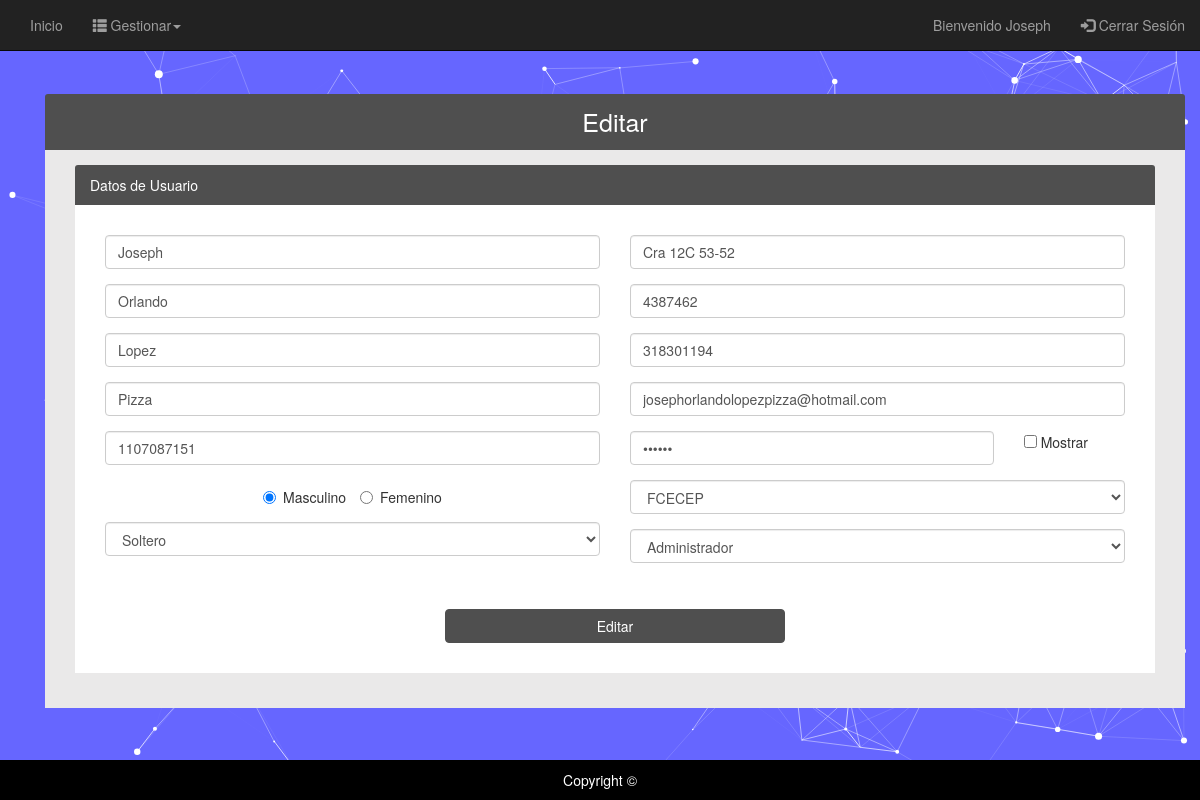
The app's page /User/Edit/edit/1 (signed in) with its own data.
### tables this page shows
CREATE TABLE `persona` (
  `id_persona` int(11) NOT NULL,
  `nom_persona` varchar(50) NOT NULL,
  `nom1_persona` varchar(50) DEFAULT NULL,
  `ape_persona` varchar(50) NOT NULL,
  `ape1_persona` varchar(50) DEFAULT NULL,
  `doc_persona` varchar(10) NOT NULL,
  `gen_persona` varchar(10) NOT NULL,
  `est_persona` varchar(20) NOT NULL,
  `dir_persona` varchar(50) NOT NULL,
  `tel_persona` varchar(11) DEFAULT NULL,
  `cel_persona` varchar(11) NOT NULL,
  `email_persona` varchar(50) NOT NULL,
  `pass_persona` varchar(30) NOT NULL,
  `id_instituto` int(11) NOT NULL,
  `id_rol` int(11) NOT NULL
);

### Library/Views.php (called while the page is built, shortened)
<?php
	class Views
	{
		function render2($site, $controller, $view, $array, $array1)
		{
			$controllers = get_class($controller);
			require VIEWS.DFT."head.php";
			require VIEWS. $site . '/' . $controllers.'/'.$view.'.php';
			require VIEWS.DFT."footer.php";
		}
	}
?>

### Library/Session.php (called while the page is built, shortened)
<?php
class Session
{
	static function getSession($name){
		return $_SESSION[$name];
	}
}
?>

### Library/QueryManager.php (called while the page is built, shortened)
<?php
class QueryManager
{
    private $link;
    function __construct($HOST, $USER, $PASS, $NAME)
    {
        $this->link = new mysqli($HOST, $USER, $PASS, $NAME);
    }
    function select2($attr, $table)
    {
        $query  = "SELECT " . $attr . " FROM " . $table . ";";
        $result = $this->link->query($query);
        if ($result->num_rows > 0) {
            while ($row = $result->fetch_assoc()) {
                $response[] = $row;
            }
            return $response;
        }
    }
    function selectUser_Rol($attr, $table, $table1, $where){
        $query  = "SELECT " . $attr .
                " FROM " . $table . " AS A
                INNER JOIN " . $table1 . " AS B
                ON A.id_rol = B.id_rol
                WHERE " . $where . ";";
        $result = $this->link->query($query);
        if ($result->num_rows > 0) {
            while ($row = $result->fetch_assoc()) {
                $response[] = $row;
            }
            return $response;
        }
    }
}

### Models/Edit_model.php (called while the page is built, shortened)
<?php
class Edit_model extends Conexion
{
	function getData($columns, $table){
		return $this->db->select2($columns, $table);
	}
	function getDataUser_Rol($columns, $table, $table1, $where){
		return $this->db->selectUser_Rol($columns, $table, $table1, $where);
	}
}
?>

### Views/Usuario/Edit/edit.php (the view, shortened to what this page needs)
<?php foreach ($array as $key => $value) { ?>
<div class="container" style="padding-top: 2%;">
	<div class="panel-group">
		<div class="panel-primary">
			<div class="panel-heading text-center" style="font-size: 25px;">
				Editar
			</div>
			<div class="panel-body panel-body-editar">
				<div class="panel-group col-sm-12">
					<div class="panel-primary">
						<div class="panel-heading">
							Datos de Usuario
						</div>
						<form class="form-horizontal" id="Actualizar" name="Actualizar" method="POST">
							<div class="panel-body panel-body-datos col-sm-12">
								<div class="panel-body panel-body-datos col-sm-6">
									<div class="form-group">
										<div class="col-sm-12">
											<input type="text" name="name" id="name" placeholder="Primer nombre *" class="form-control" value="<?php echo $value["nom_persona"]; ?>"></input>
	                                    </div>
									</div>
									<div class="form-group">
										<div class="col-sm-12">
											<input type="text" name="name_2" id="name_2" placeholder="Segundo nombre" class="form-control" value="<?php echo $value["nom1_persona"]; ?>"></input>
	                                    </div>
									</div>
									<div class="form-group">
										<div class="col-sm-12">
											<input type="text" name="lastName" id="lastName" placeholder="Primer apellido *" class="form-control" value="<?php echo $value["ape_persona"]; ?>"></input>
	                                    </div>
									</div>
									<div class="form-group">
										<div class="col-sm-12">
											<input type="text" name="lastName_2" id="lastName_2" placeholder="Segundo apellido" class="form-control" value="<?php echo $value["ape1_persona"]; ?>"></input>
	                                    </div>
									</div>
									<div class="form-group">
										<div class="col-sm-12">
											<input type="text" name="documento" id="documento" placeholder="Documento de identidad *" class="form-control" value="<?php echo $value["doc_persona"]; ?>"></input>
	                                    </div>
									</div>
									<div class="form-group">
										<div class="col-sm-12">
											<center>
												<?php
						                        if ($value['gen_persona'] == "Masculino")
						                        {
						                            echo '<label class="radio-inline"><input type="radio" name="genero" id="genero" value="Masculino" checked>Masculino</label>
						                            	<label class="radio-inline"><input type="radio" name="genero" id="genero" value="Femenino">Femenino</label>';
						                        }
						                        else
						                        {
						                            echo '<label class="radio-inline"><input type="radio" name="genero" id="genero" value="Masculino">Masculino</label>
						                            	<label class="radio-inline"><input type="radio" name="genero" id="genero" value="Femenino" checked>Femenino</label>';
						                        }
						                        ?>
											</center>
	                                    </div>
									</div>
									<div class="form-group">
										<div class="col-sm-12">
											<select class="form-control" name="estado" id="estado" placeholder="Estado civil *">
								                <option value="soltero" <?php if($value["est_persona"] == "soltero") echo 'selected="selected"'; ?> >Soltero</option>
								            </select>
	                                    </div>
									</div>
								</div>
						        <div class="panel-body panel-body-datos col-sm-6">
						            <div class="form-group">
										<div class="col-sm-12">
											<input type="text" name="direccion" id="direccion" placeholder="Dirección *" class="form-control" value="<?php echo $value["dir_persona"]; ?>"></input>
	                                    </div>
									</div>
						            <div class="form-group">
										<div class="col-sm-12">
											<input type="number" name="telefono" id="telefono" placeholder="Telefono *" class="form-control" value="<?php echo $value["tel_persona"]; ?>"></input>
	                                    </div>
									</div>
									<div class="form-group">
										<div class="col-sm-12">
							            	<input type="number" name="celular" id="celular" placeholder="Celular *" class="form-control" value="<?php echo $value["cel_persona"]; ?>"></input>
	                                    </div>
									</div>
							        <div class="form-group">
										<div class="col-sm-12">
							            	<input type="email" name="email" id="email" placeholder="Correo electronico *" class="form-control" value="<?php echo $value["email_persona"]; ?>"></input>
	                                    </div>
									</div>
									<div class="form-group">
										<div class="col-sm-9">
							            	<input type="password" name="pass" id="pass" placeholder="Contraseña *" class="form-control" value="<?php echo $value["pass_persona"]; ?>"></input>
	                                    </div>
	                                    <div class="col-sm-3">
	                                    	<input type="checkbox" onchange="document.getElementById('pass').type = this.checked ? 'text' : 'password'"> Mostrar
	                                    </div>
									</div>
									<div class="form-group">
										<div class="col-sm-12">
											<select class="form-control" name="instituto" id="instituto" placeholder="Instituto">
							                	<option value="1" <?php if($value["id_instituto"] == "1") echo 'selected="selected"'; ?> >FCECEP</option>
							            	</select>
	                                    </div>
									</div>
									<div class="form-group">
										<div class="col-sm-12">
							            	<select class="form-control" name="rol" id="rol" placeholder="Instituto">
							            		<?php foreach ($array1 as $key => $value_1): ?>
						                			<option value="<?php echo $value_1["id_rol"]; ?>" <?php if($value["id_rol"] == $value_1["id_rol"]) echo 'selected="selected"'; ?>><?php echo $value_1["des_rol"]; ?></option>
							            		<?php endforeach ?>
							            	</select>
	                                    </div>
									</div>
									<div class="form-group">
										<div class="col-sm-12">
	                                    </div>
									</div>
								</div>
								<div class="panel-body">
									<div class="col-sm-4 col-xs"></div>
									<button class="btn btn-primary col-sm-4 col-xs-12" type="submit" id="editar">Editar</button>
								</div>
							</div>
						</form>
					</div>
				</div>
			</div>
		</div>
	</div>
</div>
<?php } ?>

### Views/Default/head.php (shortened to what this page needs)
<!DOCTYPE html>
<html>
<head>
    <link rel="stylesheet" href="https://maxcdn.bootstrapcdn.com/bootstrap/3.3.7/css/bootstrap.min.css">
    <link rel="stylesheet" type="text/css" href="<?php echo URL . VIEWS . DFT; ?>Css/Style.css">
    <link rel="stylesheet" type="text/css" href="<?php echo URL . VIEWS . DFT; ?>DataTables/datatables.min.css"/>
</head>
<body>
<div id="particles-js"></div>
        <?php
            $userName = Session::getSession("Usuario");
            if ($userName != "") {
        ?>
                <nav class="navbar navbar-inverse navbar-static-top">
                    <div class="container-fluid">
                        <div class="collapse navbar-collapse navbar-ex1-collapse" id="nav-collapse">
                            <div class="head">
                                <ul class="nav navbar-nav">
                                    <li class="dropdown"><a href="<?php echo URL; ?>Home/Principal/principal">Inicio</a></li>
                                </ul>
                                <?php if($userName["id_rol"] == 1) { ?>
                                <ul class="nav navbar-nav">
                                    <li class="dropdown">
                                        <a href="#" class="dropdown-toggle" data-toggle="dropdown"><span class="glyphicon glyphicon-th-list" ></span> Gestionar<span class="caret"></span></a>
                                    </li>
                                </ul>
                                <?php } ?>
                                <ul class="nav navbar-nav navbar-right">
                                    <li class="dropdown"><p class="navbar-text" style="margin-left: 15px;"><?php echo "Bienvenido " .$userName["nom_persona"]; ?></p></li>
                                    <li class="dropdown"><a href="<?php echo URL; ?>User/User/destroySession"><span class="glyphicon glyphicon-log-in"></span> Cerrar Sesión</a></li>
                                </ul>
                            </div>
                        </div>
                    </div>
                </nav>
        <?php
            }
        ?>
<div class="container">

### Views/Default/Css/Style.css (style rules this page uses)
body { background: #6666ff; }
button { background: #000; }
#particles-js { width: 100%; height: 100%; position: fixed; z-index: -1; }
.btn { background: #4F4F4F; color: #fff; border-color: #4F4F4F; }
.panel-group > .panel-primary { border-color: #4F4F4F; }
.panel-primary > .panel-heading { background-color: #4F4F4F; border-color: #4F4F4F; }

### Views/Usuario/Edit/edit.php (style rules this page uses)
.panel-body-editar { background-color: #EAE9E9!important; }
.panel-body-datos { background-color: #FFF!important; }

### Views/Default/footer.php (style rules this page uses)
html { position: relative; min-height: 100%; }
body { margin: 0 0 65px; }

### records on screen
persona: nom_persona "Joseph", name "Joseph", name_2 "Orlando", lastName "Lopez", lastName_2 "Pizza", documento "1107087151", estado "Soltero", direccion "Cra 12C 53-52", telefono "4387462", celular "318301194", email "josephorlandolopezpizza@hotmail.com", instituto "FCECEP"

### other values on screen
form field rol "Administrador"
